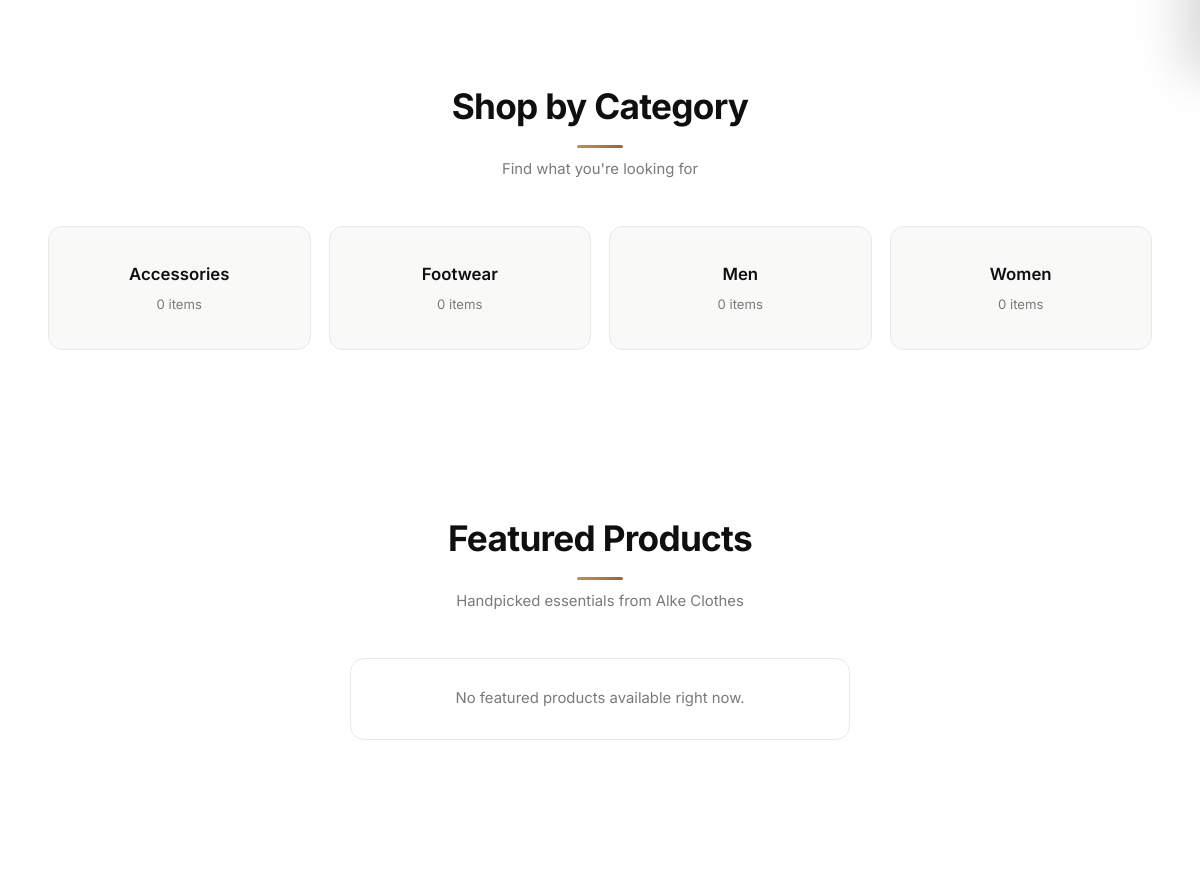
Before: / (middle part) with the older database file.
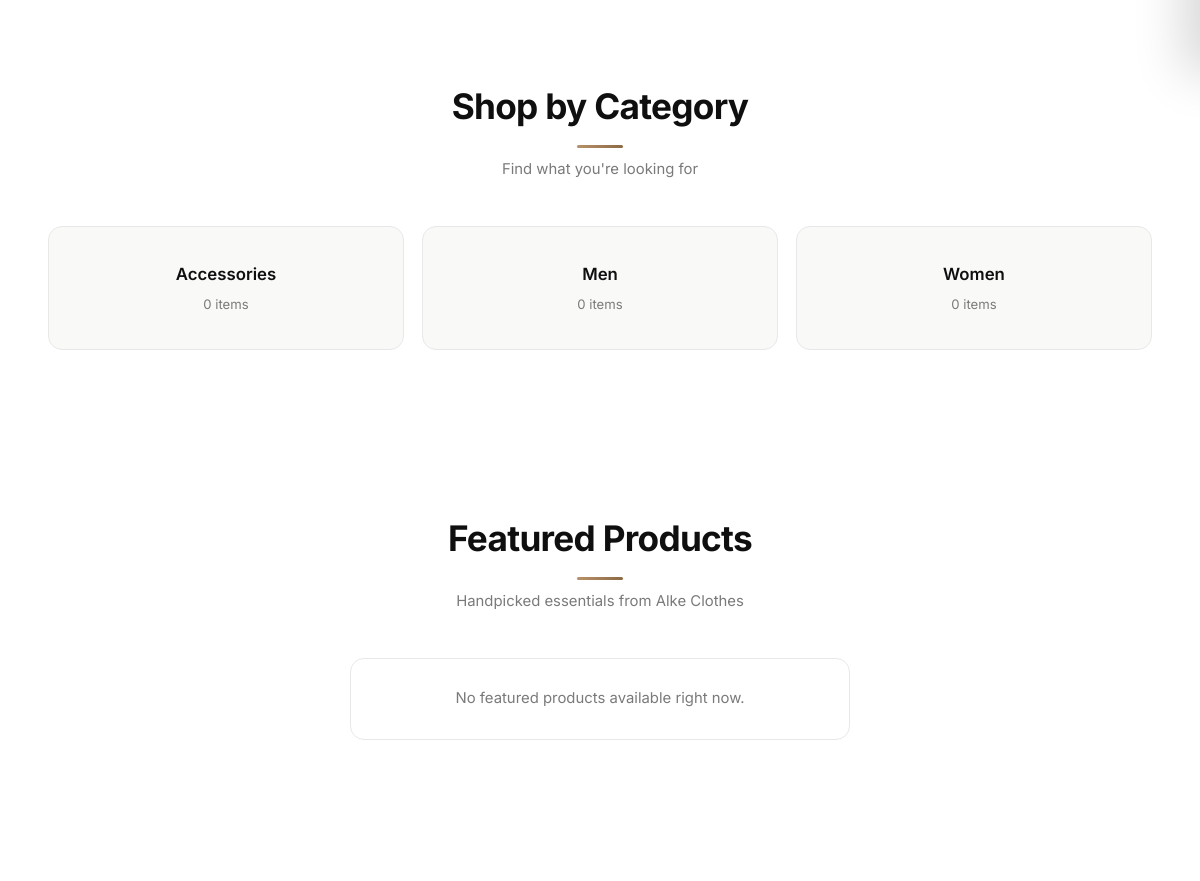
After: the same page with the newer database file.
### tables this page shows
CREATE TABLE IF NOT EXISTS categories (
    id INT AUTO_INCREMENT PRIMARY KEY,
    name VARCHAR(100) NOT NULL
);

### includes/helpers.php (called while the page is built, shortened)
<?php
if (!function_exists('alke_esc')) {
    function alke_esc($value): string
    {
        return htmlspecialchars((string)$value, ENT_QUOTES, 'UTF-8');
    }
}

### index.php (the view, shortened to what this page needs)
<?php
include 'includes/header.php';
$featuredResult = $conn->query("SELECT * FROM products ORDER BY (stock > 0) DESC, id DESC LIMIT 4");
$homeCategories = [];
$catResult = $conn->query("
    SELECT c.id, c.name, COUNT(p.id) AS product_count
    FROM categories c
    LEFT JOIN products p ON p.category_id = c.id
    GROUP BY c.id, c.name
    ORDER BY c.name ASC
");
if ($catResult) {
    while ($c = $catResult->fetch_assoc()) {
        $homeCategories[] = $c;
    }
}
?>
<main>
  <?php if (!empty($homeCategories)): ?>
  <section class="section">
    <div class="container">
      <div class="section-title">
        <h2>Shop by Category</h2>
        <p>Find what you're looking for</p>
      </div>
      <div class="category-grid">
        <?php foreach ($homeCategories as $cat): ?>
          <a href="/alke/pages/products.php?category=<?php echo (int)$cat['id']; ?>" class="category-card">
            <h3><?php echo alke_esc($cat['name']); ?></h3>
            <p><?php echo (int)$cat['product_count']; ?> item<?php echo (int)$cat['product_count'] === 1 ? '' : 's'; ?></p>
          </a>
        <?php endforeach; ?>
      </div>
    </div>
  </section>
  <?php endif; ?>
  <section class="section">
    <div class="container">
      <div class="section-title">
        <h2>Featured Products</h2>
        <p>Handpicked essentials from Alke Clothes</p>
      </div>
      <?php if ($featuredResult && $featuredResult->num_rows > 0): ?>
        <div class="products-grid">
          <?php while ($row = $featuredResult->fetch_assoc()): ?>
            <article class="product-card">
              <a href="/alke/pages/product.php?id=<?php echo (int)$row['id']; ?>" class="product-card-link">
                <div class="product-image-wrap">
                  <img
                    src="<?php echo alke_esc(alke_product_image($row)); ?>"
                    alt="<?php echo alke_esc($row['name']); ?>"
                    class="product-image"
                    loading="lazy"
                  >
                  <?php if ((int)$row['stock'] <= 0): ?>
                    <span class="stock-badge out">Out of Stock</span>
                  <?php endif; ?>
                </div>
                <div class="product-body">
                  <h3 class="product-name"><?php echo alke_esc($row['name']); ?></h3>
                  <p class="product-price">$<?php echo number_format((float)$row['price'], 2); ?></p>
                </div>
              </a>
            </article>
          <?php endwhile; ?>
        </div>
        <div style="text-align:center; margin-top:36px;">
          <a href="/alke/pages/products.php" class="btn">View All Products</a>
        </div>
      <?php else: ?>
        <p class="no-products">No featured products available right now.</p>
      <?php endif; ?>
    </div>
  </section>
</main>
<?php include 'includes/footer.php'; ?>

Changed rows visible on the page:
removed categories: name "Footwear", product_count "0"
